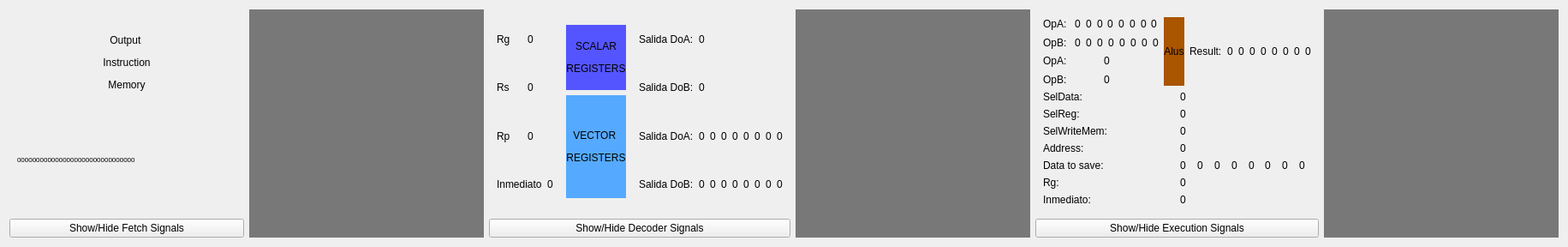
   <widget class="QWidget" name="horizontalLayoutWidget">
    <property name="geometry">
     <rect>
      <x>0</x>
      <y>30</y>
      <width>1831</width>
      <height>288</height>
     </rect>
    </property>
    <layout class="QHBoxLayout" name="horizontalLayout">
     <item>
      <layout class="QVBoxLayout" name="LayoutFetch">
       <item>
        <widget class="QWidget" name="widget_fetch" native="true">
         <layout class="QVBoxLayout" name="verticalLayout_28">
          <item>
           <widget class="QLabel" name="label">
            <property name="text">
             <string>&lt;html&gt;&lt;head/&gt;&lt;body&gt;&lt;p align=&quot;center&quot;&gt;Output &lt;/p&gt;&lt;p align=&quot;center&quot;&gt;Instruction&lt;/p&gt;&lt;p align=&quot;center&quot;&gt;Memory&lt;/p&gt;&lt;/body&gt;&lt;/html&gt;</string>
            </property>
            <property name="wordWrap">
             <bool>true</bool>
            </property>
           </widget>
          </item>
          <item>
           <widget class="QLabel" name="labelFetch">
            <property name="text">
             <string>&lt;html&gt;&lt;head/&gt;&lt;body&gt;&lt;p&gt;&lt;span style=&quot; font-size:6pt;&quot;&gt;0000000000000000000000000000000&lt;/span&gt;&lt;/p&gt;&lt;/body&gt;&lt;/html&gt;</string>
            </property>
           </widget>
          </item>
         </layout>
        </widget>
       </item>
       <item>
        <widget class="QPushButton" name="pushButton_Fetch">
         <property name="text">
          <string>Show/Hide Fetch Signals</string>
         </property>
        </widget>
       </item>
      </layout>
     </item>
     <item>
      <widget class="QLabel" name="label_2">
       <property name="autoFillBackground">
        <bool>false</bool>
       </property>
       <property name="styleSheet">
        <string notr="true">background-color: rgb(120, 120, 120);
</string>
       </property>
       <property name="text">
        <string/>
       </property>
      </widget>
     </item>
     <item>
      <layout class="QVBoxLayout" name="verticalLayout">
       <item>
        <widget class="QWidget" name="widget_DecoAll" native="true">
         <layout class="QVBoxLayout" name="verticalLayout_5">
          <item>
           <layout class="QHBoxLayout" name="Layout_Deco">
            <item>
             <layout class="QVBoxLayout" name="verticalLayout_2">
              <item>
               <layout class="QHBoxLayout" name="horizontalLayout_4">
                <item>
                 <widget class="QLabel" name="label_8">
                  <property name="text">
                   <string>Rg</string>
                  </property>
                 </widget>
                </item>
                <item>
                 <widget class="QLabel" name="labelRg">
                  <property name="text">
                   <string>0</string>
                  </property>
                 </widget>
                </item>
               </layout>
              </item>
              <item>
               <layout class="QHBoxLayout" name="horizontalLayout_2">
                <item>
                 <widget class="QLabel" name="label_6">
                  <property name="text">
                   <string>Rs</string>
                  </property>
                 </widget>
                </item>
                <item>
                 <widget class="QLabel" name="labelRs">
                  <property name="text">
                   <string>0</string>
                  </property>
                 </widget>
                </item>
               </layout>
              </item>
              <item>
               <layout class="QHBoxLayout" name="horizontalLayout_3">
                <item>
                 <widget class="QLabel" name="label_7">
                  <property name="text">
                   <string>Rp</string>
                  </property>
                 </widget>
                </item>
                <item>
                 <widget class="QLabel" name="labelRp">
                  <property name="text">
                   <string>0</string>
                  </property>
                 </widget>
                </item>
               </layout>
              </item>
              <item>
               <layout class="QHBoxLayout" name="horizontalLayout_5">
                <item>
                 <widget class="QLabel" name="label_9">
                  <property name="text">
                   <string>Inmediato</string>
                  </property>
                 </widget>
                </item>
                <item>
                 <widget class="QLabel" name="LabelImmDeco">
                  <property name="text">
                   <string>0</string>
                  </property>
                 </widget>
                </item>
               </layout>
              </item>
             </layout>
            </item>
            <item>
             <widget class="QWidget" name="widget_Deco" native="true">
              <layout class="QVBoxLayout" name="verticalLayout_3">
               <item>
                <widget class="QLabel" name="label_11">
                 <property name="autoFillBackground">
                  <bool>false</bool>
                 </property>
                 <property name="styleSheet">
                  <string notr="true">background-color: rgb(85, 85, 255);</string>
                 </property>
                 <property name="text">
                  <string>&lt;html&gt;&lt;head/&gt;&lt;body&gt;&lt;p align=&quot;center&quot;&gt;SCALAR&lt;/p&gt;&lt;p align=&quot;center&quot;&gt;REGISTERS&lt;/p&gt;&lt;/body&gt;&lt;/html&gt;</string>
                 </property>
                </widget>
               </item>
               <item>
                <widget class="QLabel" name="label_12">
                 <property name="autoFillBackground">
                  <bool>false</bool>
                 </property>
                 <property name="styleSheet">
                  <string notr="true">background-color: rgb(85, 170, 255);</string>
                 </property>
                 <property name="text">
                  <string>&lt;html&gt;&lt;head/&gt;&lt;body&gt;&lt;p align=&quot;center&quot;&gt;&lt;br/&gt;&lt;/p&gt;&lt;p align=&quot;center&quot;&gt;VECTOR &lt;/p&gt;&lt;p align=&quot;center&quot;&gt;REGISTERS&lt;/p&gt;&lt;p align=&quot;right&quot;&gt;&lt;br/&gt;&lt;/p&gt;&lt;/body&gt;&lt;/html&gt;</string>
                 </property>
                </widget>
               </item>
              </layout>
             </widget>
            </item>
            <item>
             <layout class="QVBoxLayout" name="verticalLayout_4">
              <item>
               <widget class="QLabel" name="label_10">
                <property name="text">
                 <string>Salida DoA:</string>
                </property>
               </widget>
              </item>
              <item>
               <widget class="QLabel" name="label_13">
                <property name="text">
                 <string>Salida DoB:</string>
                </property>
               </widget>
              </item>
              <item>
               <widget class="QLabel" name="label_15">
                <property name="text">
                 <string>Salida DoA:</string>
                </property>
               </widget>
              </item>
              <item>
               <widget class="QLabel" name="label_14">
                <property name="text">
                 <string>Salida DoB:</string>
                </property>
               </widget>
              </item>
             </layout>
            </item>
            <item>
             <layout class="QVBoxLayout" name="verticalLayout_17">
              <item>
               <widget class="QLabel" name="label_decoDoAScalar">
                <property name="text">
                 <string>0</string>
                </property>
               </widget>
              </item>
              <item>
               <widget class="QLabel" name="label_decoDoBScalar">
                <property name="text">
                 <string>0</string>
                </property>
               </widget>
              </item>
              <item>
               <layout class="QHBoxLayout" name="horizontalLayout_26">
                <item>
                 <widget class="QLabel" name="label_DoAV_0">
                  <property name="text">
                   <string>0</string>
                  </property>
                 </widget>
                </item>
                <item>
                 <widget class="QLabel" name="label_DoAV_1">
                  <property name="text">
                   <string>0</string>
                  </property>
                 </widget>
                </item>
                <item>
                 <widget class="QLabel" name="label_DoAV_2">
                  <property name="text">
                   <string>0</string>
                  </property>
                 </widget>
                </item>
                <item>
                 <widget class="QLabel" name="label_DoAV_3">
                  <property name="text">
                   <string>0</string>
                  </property>
                 </widget>
                </item>
                <item>
                 <widget class="QLabel" name="label_DoAV_4">
                  <property name="text">
                   <string>0</string>
                  </property>
                 </widget>
                </item>
                <item>
                 <widget class="QLabel" name="label_DoAV_5">
                  <property name="text">
                   <string>0</string>
                  </property>
                 </widget>
                </item>
                <item>
                 <widget class="QLabel" name="label_DoAV_6">
                  <property name="text">
                   <string>0</string>
                  </property>
                 </widget>
                </item>
                <item>
                 <widget class="QLabel" name="label_DoAV_7">
                  <property name="text">
                   <string>0</string>
                  </property>
                 </widget>
                </item>
               </layout>
              </item>
              <item>
               <layout class="QHBoxLayout" name="horizontalLayout_27">
                <item>
                 <widget class="QLabel" name="label_DoBV_0">
                  <property name="text">
                   <string>0</string>
                  </property>
                 </widget>
                </item>
                <item>
                 <widget class="QLabel" name="label_DoBV_1">
                  <property name="text">
                   <string>0</string>
                  </property>
                 </widget>
                </item>
                <item>
                 <widget class="QLabel" name="label_DoBV_2">
                  <property name="text">
                   <string>0</string>
                  </property>
                 </widget>
                </item>
                <item>
                 <widget class="QLabel" name="label_DoBV_3">
                  <property name="text">
                   <string>0</string>
                  </property>
                 </widget>
                </item>
                <item>
                 <widget class="QLabel" name="label_DoBV_4">
                  <property name="text">
                   <string>0</string>
                  </property>
                 </widget>
                </item>
                <item>
                 <widget class="QLabel" name="label_DoBV_5">
                  <property name="text">
                   <string>0</string>
                  </property>
                 </widget>
                </item>
                <item>
                 <widget class="QLabel" name="label_DoBV_6">
                  <property name="text">
                   <string>0</string>
                  </property>
                 </widget>
                </item>
                <item>
                 <widget class="QLabel" name="label_DoBV_7">
                  <property name="text">
                   <string>0</string>
                  </property>
                 </widget>
                </item>
               </layout>
              </item>
             </layout>
            </item>
           </layout>
          </item>
         </layout>
        </widget>
       </item>
       <item>
        <widget class="QPushButton" name="pushButton_Deco">
         <property name="text">
          <string>Show/Hide Decoder Signals</string>
         </property>
        </widget>
       </item>
      </layout>
     </item>
     <item>
      <widget class="QLabel" name="label_3">
       <property name="autoFillBackground">
        <bool>false</bool>
       </property>
       <property name="styleSheet">
        <string notr="true">background-color: rgb(120, 120, 120);
</string>
       </property>
       <property name="text">
        <string/>
       </property>
      </widget>
     </item>
     <item>
      <layout class="QVBoxLayout" name="verticalLayout_10">
       <item>
        <widget class="QWidget" name="widget_exe" native="true">
         <layout class="QVBoxLayout" name="LayoutExe">
          <item>
           <layout class="QHBoxLayout" name="horizontalLayout_8">
            <item>
             <layout class="QVBoxLayout" name="verticalLayout_21">
              <item>
               <layout class="QHBoxLayout" name="horizontalLayout_28">
                <item>
                 <layout class="QVBoxLayout" name="verticalLayout_7">
                  <item>
                   <widget class="QLabel" name="label_17">
                    <property name="text">
                     <string>OpA: </string>
                    </property>
                   </widget>
                  </item>
                  <item>
                   <widget class="QLabel" name="label_18">
                    <property name="text">
                     <string>OpB: </string>
                    </property>
                   </widget>
                  </item>
                 </layout>
                </item>
                <item>
                 <layout class="QVBoxLayout" name="verticalLayout_6">
                  <item>
                   <layout class="QHBoxLayout" name="horizontalLayout_10">
                    <property name="spacing">
                     <number>4</number>
                    </property>
                    <item>
                     <widget class="QLabel" name="LabelOpAVector_0">
                      <property name="text">
                       <string>0</string>
                      </property>
                     </widget>
                    </item>
                    <item>
                     <widget class="QLabel" name="LabelOpAVector_1">
                      <property name="text">
                       <string>0</string>
                      </property>
                     </widget>
                    </item>
                    <item>
                     <widget class="QLabel" name="LabelOpAVector_2">
                      <property name="text">
                       <string>0</string>
                      </property>
                     </widget>
                    </item>
                    <item>
                     <widget class="QLabel" name="LabelOpAVector_3">
                      <property name="text">
                       <string>0</string>
                      </property>
                     </widget>
                    </item>
                    <item>
                     <widget class="QLabel" name="LabelOpAVector_4">
                      <property name="text">
                       <string>0</string>
                      </property>
                     </widget>
                    </item>
                    <item>
                     <widget class="QLabel" name="LabelOpAVector_5">
                      <property name="text">
                       <string>0</string>
                      </property>
                     </widget>
                    </item>
                    <item>
                     <widget class="QLabel" name="LabelOpAVector_6">
                      <property name="text">
                       <string>0</string>
                      </property>
                     </widget>
                    </item>
                    <item>
                     <widget class="QLabel" name="LabelOpAVector_7">
                      <property name="text">
                       <string>0</string>
                      </property>
                     </widget>
                    </item>
                   </layout>
                  </item>
                  <item>
                   <layout class="QHBoxLayout" name="horizontalLayout_11">
                    <item>
                     <widget class="QLabel" name="LabelOpBVector_0">
                      <property name="text">
                       <string>0</string>
                      </property>
                     </widget>
                    </item>
                    <item>
                     <widget class="QLabel" name="LabelOpBVector_1">
                      <property name="text">
                       <string>0</string>
                      </property>
                     </widget>
                    </item>
                    <item>
                     <widget class="QLabel" name="LabelOpBVector_2">
                      <property name="text">
                       <string>0</string>
                      </property>
                     </widget>
                    </item>
                    <item>
                     <widget class="QLabel" name="LabelOpBVector_3">
                      <property name="text">
                       <string>0</string>
                      </property>
                     </widget>
                    </item>
                    <item>
                     <widget class="QLabel" name="LabelOpBVector_4">
                      <property name="text">
                       <string>0</string>
                      </property>
                     </widget>
                    </item>
                    <item>
                     <widget class="QLabel" name="LabelOpBVector_5">
                      <property name="text">
                       <string>0</string>
                      </property>
                     </widget>
                    </item>
                    <item>
                     <widget class="QLabel" name="LabelOpBVector_6">
                      <property name="text">
                       <string>0</string>
                      </property>
                     </widget>
                    </item>
                    <item>
                     <widget class="QLabel" name="LabelOpBVector_7">
                      <property name="text">
                       <string>0</string>
                      </property>
                     </widget>
                    </item>
                   </layout>
                  </item>
                 </layout>
                </item>
               </layout>
              </item>
              <item>
               <layout class="QHBoxLayout" name="horizontalLayout_25">
                <item>
                 <layout class="QVBoxLayout" name="verticalLayout_18">
                  <item>
                   <layout class="QVBoxLayout" name="verticalLayout_19">
                    <item>
                     <widget class="QLabel" name="label_41">
                      <property name="text">
                       <string>OpA: </string>
                      </property>
                     </widget>
                    </item>
                    <item>
                     <widget class="QLabel" name="label_47">
                      <property name="text">
                       <string>OpB: </string>
                      </property>
                     </widget>
                    </item>
                   </layout>
                  </item>
                 </layout>
                </item>
                <item>
                 <layout class="QVBoxLayout" name="verticalLayout_20">
                  <item>
                   <widget class="QLabel" name="label_exeOpAScalar">
                    <property name="text">
                     <string>0</string>
                    </property>
                   </widget>
                  </item>
                  <item>
                   <widget class="QLabel" name="label_exeOpBScalar">
                    <property name="text">
                     <string>0</string>
                    </property>
                   </widget>
                  </item>
                 </layout>
                </item>
               </layout>
              </item>
             </layout>
            </item>
            <item>
             <widget class="QLabel" name="label_16">
              <property name="autoFillBackground">
               <bool>false</bool>
              </property>
              <property name="styleSheet">
               <string notr="true">background-color: rgb(170, 85, 0);</string>
              </property>
              <property name="text">
               <string>&lt;html&gt;&lt;head/&gt;&lt;body&gt;&lt;p align=&quot;center&quot;&gt;Alus&lt;/p&gt;&lt;/body&gt;&lt;/html&gt;</string>
              </property>
             </widget>
            </item>
            <item>
             <widget class="QLabel" name="label_19">
              <property name="text">
               <string>Result:</string>
              </property>
             </widget>
            </item>
            <item>
             <layout class="QHBoxLayout" name="horizontalLayout_12">
              <item>
               <widget class="QLabel" name="LabelAluResult_0">
                <property name="text">
                 <string>0</string>
                </property>
               </widget>
              </item>
              <item>
               <widget class="QLabel" name="LabelAluResult_1">
                <property name="text">
                 <string>0</string>
                </property>
               </widget>
              </item>
              <item>
               <widget class="QLabel" name="LabelAluResult_2">
                <property name="text">
                 <string>0</string>
                </property>
               </widget>
              </item>
              <item>
               <widget class="QLabel" name="LabelAluResult_3">
                <property name="text">
                 <string>0</string>
                </property>
               </widget>
              </item>
              <item>
               <widget class="QLabel" name="LabelAluResult_4">
                <property name="text">
                 <string>0</string>
                </property>
               </widget>
              </item>
              <item>
               <widget class="QLabel" name="LabelAluResult_5">
                <property name="text">
                 <string>0</string>
                </property>
               </widget>
              </item>
              <item>
               <widget class="QLabel" name="LabelAluResult_6">
                <property name="text">
                 <string>0</string>
                </property>
               </widget>
              </item>
              <item>
               <widget class="QLabel" name="LabelAluResult_7">
                <property name="text">
                 <string>0</string>
                </property>
               </widget>
              </item>
             </layout>
            </item>
           </layout>
          </item>
          <item>
           <layout class="QHBoxLayout" name="horizontalLayout_13">
            <item>
             <layout class="QVBoxLayout" name="verticalLayout_8">
              <item>
               <widget class="QLabel" name="label_24">
                <property name="text">
                 <string>SelData:</string>
                </property>
               </widget>
              </item>
              <item>
               <widget class="QLabel" name="label_23">
                <property name="text">
                 <string>SelReg:</string>
                </property>
               </widget>
              </item>
              <item>
               <widget class="QLabel" name="label_22">
                <property name="text">
                 <string>SelWriteMem: </string>
                </property>
               </widget>
              </item>
              <item>
               <widget class="QLabel" name="label_20">
                <property name="text">
                 <string>Address:</string>
                </property>
               </widget>
              </item>
              <item>
               <widget class="QLabel" name="label_21">
                <property name="text">
                 <string>Data to save:</string>
                </property>
               </widget>
              </item>
              <item>
               <widget class="QLabel" name="label_25">
                <property name="text">
                 <string>Rg:</string>
                </property>
               </widget>
              </item>
              <item>
               <widget class="QLabel" name="label_50">
                <property name="text">
                 <string>Inmediato:</string>
                </property>
               </widget>
              </item>
             </layout>
            </item>
            <item>
             <layout class="QVBoxLayout" name="verticalLayout_9">
              <item>
               <widget class="QLabel" name="label_exeSelData">
                <property name="text">
                 <string>0</string>
                </property>
               </widget>
              </item>
              <item>
               <widget class="QLabel" name="label_exeSelReg">
                <property name="text">
                 <string>0</string>
                </property>
               </widget>
              </item>
              <item>
               <widget class="QLabel" name="label_exeSelMem">
                <property name="text">
                 <string>0</string>
                </property>
               </widget>
              </item>
              <item>
               <widget class="QLabel" name="label_exeDir">
                <property name="text">
                 <string>0</string>
                </property>
               </widget>
              </item>
              <item>
               <layout class="QHBoxLayout" name="horizontalLayout_14">
                <item>
                 <widget class="QLabel" name="label_exeSave_0">
                  <property name="text">
                   <string>0</string>
                  </property>
                 </widget>
                </item>
                <item>
                 <widget class="QLabel" name="label_exeSave_1">
                  <property name="text">
                   <string>0</string>
                  </property>
                 </widget>
                </item>
                <item>
                 <widget class="QLabel" name="label_exeSave_2">
                  <property name="text">
                   <string>0</string>
                  </property>
                 </widget>
                </item>
                <item>
                 <widget class="QLabel" name="label_exeSave_3">
                  <property name="text">
                   <string>0</string>
                  </property>
                 </widget>
                </item>
                <item>
                 <widget class="QLabel" name="label_exeSave_4">
                  <property name="text">
                   <string>0</string>
                  </property>
                 </widget>
                </item>
                <item>
                 <widget class="QLabel" name="label_exeSave_5">
                  <property name="text">
                   <string>0</string>
                  </property>
                 </widget>
                </item>
                <item>
                 <widget class="QLabel" name="label_exeSave_6">
                  <property name="text">
                   <string>0</string>
                  </property>
                 </widget>
                </item>
                <item>
                 <widget class="QLabel" name="label_exeSave_7">
                  <property name="text">
                   <string>0</string>
                  </property>
                 </widget>
                </item>
               </layout>
              </item>
              <item>
               <widget class="QLabel" name="label_exeRg">
                <property name="text">
                 <string>0</string>
                </property>
               </widget>
              </item>
              <item>
               <widget class="QLabel" name="label_exeImm">
                <property name="text">
                 <string>0</string>
                </property>
               </widget>
              </item>
             </layout>
            </item>
           </layout>
          </item>
         </layout>
        </widget>
       </item>
       <item>
        <widget class="QPushButton" name="pushButton_Exe">
         <property name="text">
          <string>Show/Hide Execution Signals</string>
         </property>
        </widget>
       </item>
      </layout>
     </item>
     <item>
      <widget class="QLabel" name="label_4">
       <property name="autoFillBackground">
        <bool>false</bool>
       </property>
       <property name="styleSheet">
        <string notr="true">background-color: rgb(120, 120, 120);
</string>
       </property>
       <property name="text">
        <string/>
       </property>
      </widget>
     </item>
    </layout>
   </widget>
